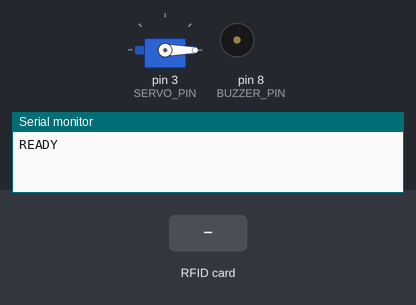
Bench run of a sketch on a simulated Arduino Uno, built with avr-gcc and run on an emulated ATmega328P. Parts: servo, buzzer (waves = sounding), the last lines printed to the serial monitor. The test bench sets the inputs (shaded band).

Above: at 1.2 s.
1.3 s: RFID card 5E 7A 19 C4 held to the reader
At 2.1 s:
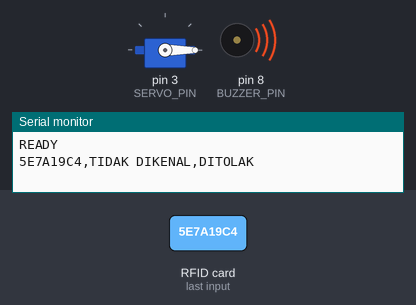
Timing chart, 0 to 4.3 s (numbered marks = the images above; inputs shaded):
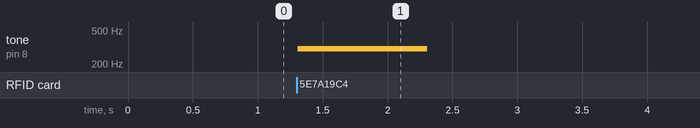

Measured:
- after the input at 1.3 s, tone on pin 8 (BUZZER_PIN): silent → 300 Hz at once, → silent 1.0 s later

The sketch:

Gate_E-Toll_Project.ino
```cpp
#include <SPI.h>
#include <MFRC522.h>
#include <Servo.h>

#define SS_PIN 10
#define RST_PIN 9
#define BUZZER_PIN 8
#define SERVO_PIN 3

MFRC522 rfid(SS_PIN, RST_PIN);
Servo gateServo;

String knownUIDs[] = {
  "F58B3F2",
  "25EE3C2",
  "35F1A2D"
};

String names[] = {
  "Dinda Gea",
  "Arfy",
  "Cindy"
};

void setup() {
  Serial.begin(9600);
  SPI.begin();
  rfid.PCD_Init();
  pinMode(BUZZER_PIN, OUTPUT);
  gateServo.attach(SERVO_PIN);
  gateServo.write(0);
  Serial.println("READY");
}

void loop() {
  if (!rfid.PICC_IsNewCardPresent() || !rfid.PICC_ReadCardSerial())
    return;

  String uidStr = "";
  for (byte i = 0; i < rfid.uid.size; i++) {
    uidStr += String(rfid.uid.uidByte[i], HEX);
  }
  uidStr.toUpperCase();

  int index = getUIDIndex(uidStr);
  if (index >= 0) {
    tone(BUZZER_PIN, 1200, 300);
    gateServo.write(90);
    delay(3000);
    gateServo.write(0);

    // Kirim data ke Python via serial
    Serial.print(uidStr);
    Serial.print(",");
    Serial.print(names[index]);
    Serial.print(",");
    Serial.println("AKSES DIBERIKAN");

  } else {
    tone(BUZZER_PIN, 300, 1000);
    Serial.print(uidStr);
    Serial.print(",");
    Serial.print("TIDAK DIKENAL");
    Serial.print(",");
    Serial.println("DITOLAK");
  }

  delay(2000);
  rfid.PICC_HaltA();
  rfid.PCD_StopCrypto1();
}

int getUIDIndex(String uid) {
  for (int i = 0; i < sizeof(knownUIDs) / sizeof(knownUIDs[0]); i++) {
    if (uid == knownUIDs[i]) return i;
  }
  return -1;
}
```
